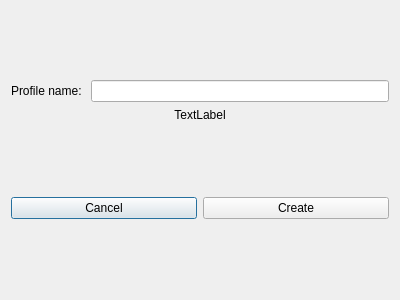
<?xml version="1.0" encoding="UTF-8"?>
<ui version="4.0">
 <class>Dialog</class>
 <widget class="QDialog" name="Dialog">
  <property name="geometry">
   <rect>
    <x>0</x>
    <y>0</y>
    <width>400</width>
    <height>300</height>
   </rect>
  </property>
  <property name="windowTitle">
   <string>Dialog</string>
  </property>
  <layout class="QVBoxLayout" name="mainLayout">
   <item>
    <layout class="QVBoxLayout" name="profileNameLayout">
     <item>
      <layout class="QHBoxLayout" name="nameLayout">
       <item>
        <widget class="QLabel" name="profileNameLabel">
         <property name="text">
          <string>Profile name: </string>
         </property>
        </widget>
       </item>
       <item>
        <widget class="QLineEdit" name="profileNameLineEdit"/>
       </item>
      </layout>
     </item>
     <item>
      <widget class="QLabel" name="statusLabel">
       <property name="sizePolicy">
        <sizepolicy hsizetype="Expanding" vsizetype="Fixed">
         <horstretch>0</horstretch>
         <verstretch>0</verstretch>
        </sizepolicy>
       </property>
       <property name="text">
        <string>TextLabel</string>
       </property>
       <property name="alignment">
        <set>Qt::AlignCenter</set>
       </property>
       <property name="indent">
        <number>0</number>
       </property>
      </widget>
     </item>
    </layout>
   </item>
   <item>
    <layout class="QHBoxLayout" name="buttonsLayout">
     <item>
      <widget class="QPushButton" name="cancelButton">
       <property name="text">
        <string>Cancel</string>
       </property>
      </widget>
     </item>
     <item>
      <widget class="QPushButton" name="createButton">
       <property name="text">
        <string>Create</string>
       </property>
      </widget>
     </item>
    </layout>
   </item>
  </layout>
 </widget>
 <resources/>
 <connections/>
</ui>
